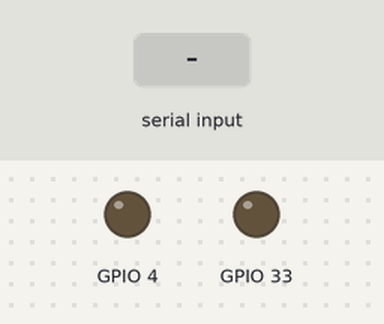
The sketch below on a simulated ESP32. Parts: output pins drawn as LEDs (lit = HIGH). Dashed ring = blinking. The test bench sets the inputs (shaded band). Nothing arrives over Bluetooth unless stated.

Above: at 1.2 s.
1.3 s: "A" received over the second serial link
At 1.7 s:
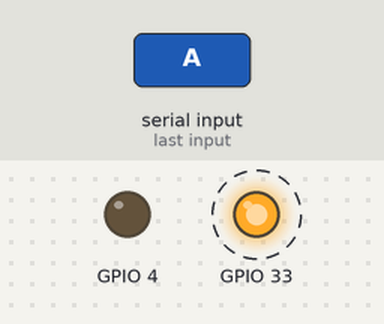
At 2.6 s:
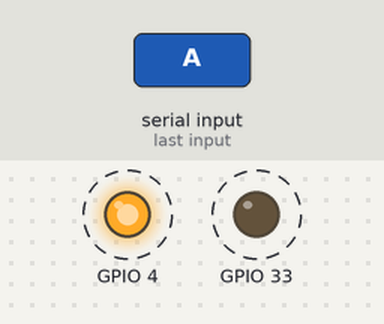
Timing chart, 0 to 10.3 s (numbered marks = the images above; inputs shaded):
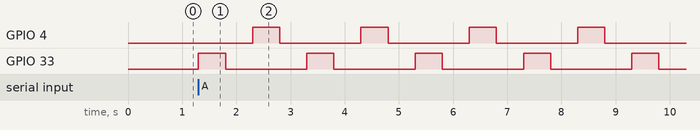

The sketch:

bluetooth_io2.ino
```cpp
#include "BluetoothSerial.h"
BluetoothSerial bt;

void setup() {
  Serial.begin(115200);
  bt.begin("ESPWROOM");
  pinMode(33 , OUTPUT);
  pinMode(4 , OUTPUT);
}

void loop() {
  if(bt.available())
  {
    char x = bt.read();
    if(x == 'A')
    {
      for(int i=0 ; i<10 ; i++)
      {
        digitalWrite(33 , HIGH);
        delay(500);
        digitalWrite(33,LOW);
        delay(500);
        digitalWrite(4 , HIGH);
        delay(500);
        digitalWrite(4,LOW);
        delay(500);
      }
    }

    else if(x == 'B')
    {
      for(int i=0 ; i<10 ; i++)
      {
        digitalWrite(33 , HIGH);
        digitalWrite(4 , HIGH);
        delay(500);
        digitalWrite(33,LOW);
        digitalWrite(4,LOW);
        delay(500);
      }
    }
  }
}
```

Measured:
- after the input at 1.3 s, GPIO 4: alternates HIGH for 0.50 s and LOW for 1.5 s, starting after 1.0 s; GPIO 33: alternates HIGH for 0.50 s and LOW for 1.5 s, starting at once
